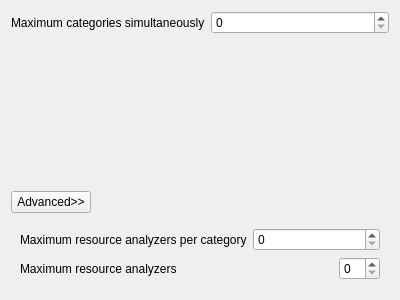
<?xml version="1.0" encoding="UTF-8"?>
<ui version="4.0">
 <class>generalPage</class>
 <widget class="QWidget" name="generalPage">
  <property name="geometry">
   <rect>
    <x>0</x>
    <y>0</y>
    <width>400</width>
    <height>300</height>
   </rect>
  </property>
  <property name="windowTitle">
   <string comment="KDE::DoNotExtract">Form</string>
  </property>
  <layout class="QGridLayout" name="gridLayout">
   <item row="0" column="0" colspan="2">
    <layout class="QHBoxLayout" name="horizontalLayout">
     <item>
      <widget class="QLabel" name="label">
       <property name="text">
        <string>Maximum categories simultaneously</string>
       </property>
      </widget>
     </item>
     <item>
      <widget class="KIntSpinBox" name="kcfg_maxCategoriesSimult"/>
     </item>
    </layout>
   </item>
   <item row="1" column="1">
    <spacer name="verticalSpacer">
     <property name="orientation">
      <enum>Qt::Vertical</enum>
     </property>
     <property name="sizeHint" stdset="0">
      <size>
       <width>20</width>
       <height>40</height>
      </size>
     </property>
    </spacer>
   </item>
   <item row="2" column="0">
    <widget class="KPushButton" name="advanced_button">
     <property name="sizePolicy">
      <sizepolicy hsizetype="Preferred" vsizetype="Fixed">
       <horstretch>0</horstretch>
       <verstretch>0</verstretch>
      </sizepolicy>
     </property>
     <property name="text">
      <string>Advanced&gt;&gt;</string>
     </property>
     <property name="checkable">
      <bool>true</bool>
     </property>
    </widget>
   </item>
   <item row="3" column="0" colspan="2">
    <widget class="QWidget" name="advanced_widget" native="true">
     <layout class="QVBoxLayout" name="verticalLayout">
      <item>
       <layout class="QHBoxLayout" name="horizontalLayout_3">
        <item>
         <widget class="QLabel" name="label_2">
          <property name="text">
           <string>Maximum resource analyzers per category</string>
          </property>
         </widget>
        </item>
        <item>
         <widget class="KIntSpinBox" name="kcfg_maxResSimultPerCategory"/>
        </item>
       </layout>
      </item>
      <item>
       <layout class="QHBoxLayout" name="horizontalLayout_2">
        <item>
         <widget class="QLabel" name="label_3">
          <property name="text">
           <string>Maximum resource analyzers</string>
          </property>
         </widget>
        </item>
        <item>
         <spacer name="horizontalSpacer">
          <property name="orientation">
           <enum>Qt::Horizontal</enum>
          </property>
          <property name="sizeHint" stdset="0">
           <size>
            <width>40</width>
            <height>20</height>
           </size>
          </property>
         </spacer>
        </item>
        <item>
         <widget class="KIntSpinBox" name="kcfg_maxResSimult"/>
        </item>
       </layout>
      </item>
     </layout>
    </widget>
   </item>
   <item row="2" column="1">
    <spacer name="horizontalSpacer_2">
     <property name="orientation">
      <enum>Qt::Horizontal</enum>
     </property>
     <property name="sizeHint" stdset="0">
      <size>
       <width>40</width>
       <height>20</height>
      </size>
     </property>
    </spacer>
   </item>
  </layout>
 </widget>
 <customwidgets>
  <customwidget>
   <class>KIntSpinBox</class>
   <extends>QSpinBox</extends>
   <header>knuminput.h</header>
  </customwidget>
  <customwidget>
   <class>KPushButton</class>
   <extends>QPushButton</extends>
   <header>kpushbutton.h</header>
  </customwidget>
 </customwidgets>
 <resources/>
 <connections>
  <connection>
   <sender>advanced_button</sender>
   <signal>toggled(bool)</signal>
   <receiver>advanced_widget</receiver>
   <slot>setVisible(bool)</slot>
   <hints>
    <hint type="sourcelabel">
     <x>74</x>
     <y>120</y>
    </hint>
    <hint type="destinationlabel">
     <x>205</x>
     <y>142</y>
    </hint>
   </hints>
  </connection>
 </connections>
</ui>
